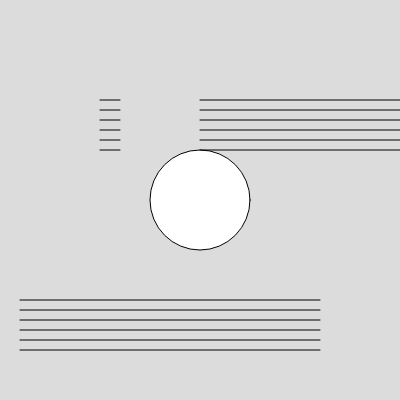
Frame 1 (no input)
Frame 60 (no input): identical to frame 1, image omitted
Frame 120 (the mouse pressed at the canvas centre since frame 60): identical to frame 1, image omitted

The p5.js sketch that drew this single still picture (run headless with seeded random() and noise() and a simulated clock; from frame 60 on, the mouse is pressed at the canvas centre):

// p5.js sketch
// ── sketch.js
function setup() {
  createCanvas(400, 400);
}

function draw() {
  background(220);
  
  circle(200, 200, 100);
  
  grids(200, 100, 200);
  grids(100, 100, 20);
  grids(20, 300, 300);
}

function grids ( posX, posY, taille){
  line(posX, posY,  posX + taille, posY);
  
  line(posX, posY+10,  posX+taille, posY+10);
  line(posX, posY+20,  posX+taille, posY+20);
  line(posX, posY+30,  posX+taille, posY+30);
  line(posX, posY+40,  posX+taille, posY+40);
  line(posX, posY+50,  posX+taille, posY+50);
  
  
}
